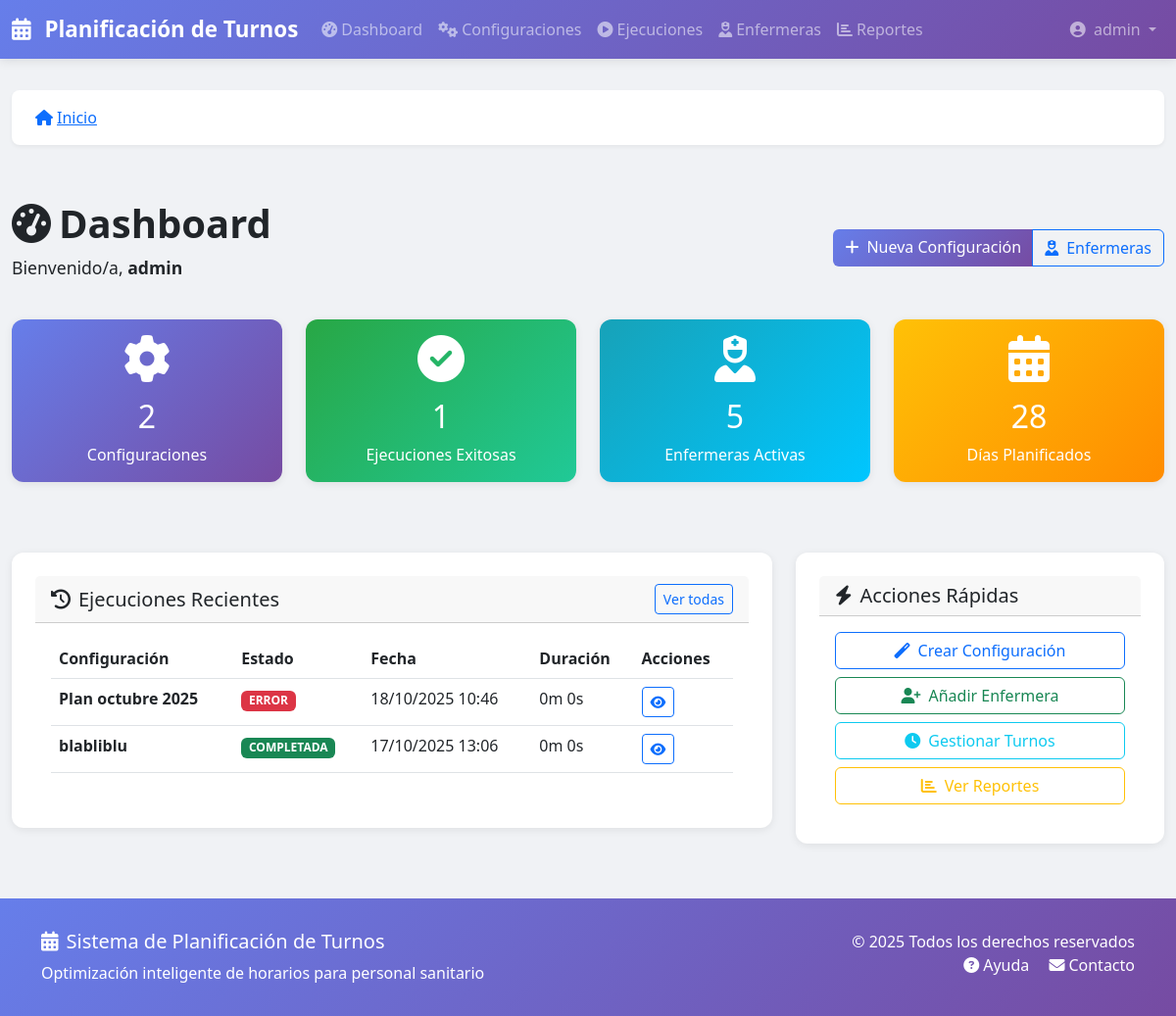
Before: / (signed in) with the older database file.
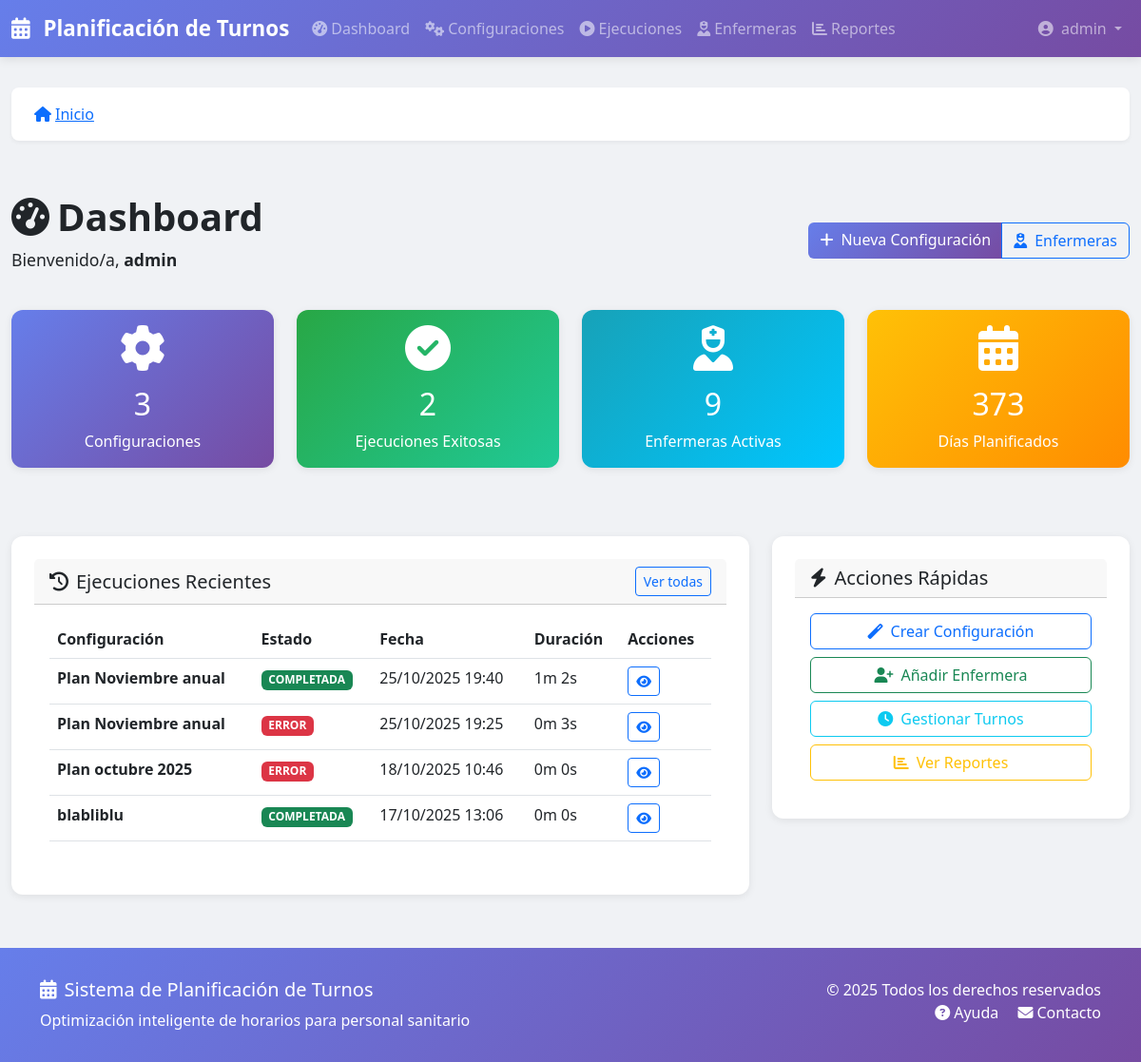
After: the same page with the newer database file.
### turnos/models.py (models this page shows, shortened)
class Ejecucion(models.Model):
    ESTADO_CHOICES = [
        ('PENDIENTE', _('Pendiente')),
        ('PROCESANDO', _('Procesando')),
        ('COMPLETADA', _('Completada')),
        ('ERROR', _('Error')),
    ]
    configuracion = models.ForeignKey(
        ConfiguracionPlanificacion,
        on_delete=models.CASCADE,
        related_name='ejecuciones',
        verbose_name=_('Configuración')
    )
    estado = models.CharField(_('Estado'), max_length=20, choices=ESTADO_CHOICES, default='PENDIENTE')
    fecha_inicio = models.DateTimeField(_('Fecha de inicio'), auto_now_add=True)
    fecha_fin = models.DateTimeField(_('Fecha de fin'), null=True, blank=True)
    es_optima = models.BooleanField(_('Es óptima'), default=False)
    penalizacion_total = models.FloatField(_('Penalización total'), null=True, blank=True)
    resultado = models.JSONField(_('Resultado'), default=dict, blank=True)
    mensajes = models.JSONField(_('Mensajes'), default=dict, blank=True)
    planilla = models.ForeignKey(
        'Planilla',
        on_delete=models.SET_NULL,
        null=True,
        blank=True,
        related_name='ejecucion_generada',
        verbose_name=_('Planilla')
    )
    class Meta:
        verbose_name = _('Ejecución')
        verbose_name_plural = _('Ejecuciones')
        ordering = ['-fecha_inicio']
    @property
    def duracion(self):
        if self.fecha_fin and self.fecha_inicio:
            delta = self.fecha_fin - self.fecha_inicio
            return delta.total_seconds()
        return None

class ConfiguracionPlanificacion(models.Model):
    nombre = models.CharField(_('Nombre'), max_length=200)
    descripcion = models.TextField(_('Descripción'), blank=True)
    activa = models.BooleanField(_('Activa'), default=True)
    num_dias = models.IntegerField(
        _('Número de días'),
        validators=[MinValueValidator(7), MaxValueValidator(365)]
    )
    fecha_inicio = models.DateField(_('Fecha de inicio'))
    enfermeras = models.ManyToManyField(Enfermera, verbose_name=_('Enfermeras'))
    turnos = models.ManyToManyField(TipoTurno, verbose_name=_('Turnos'))
    demanda_por_turno = models.JSONField(
        _('Demanda por turno'),
        default=dict,
        blank=True  # <-- AÑADIDO
    )
    restricciones_duras = models.JSONField(
        _('Restricciones duras'),
        default=list,
        blank=True  # <-- AÑADIDO
    )
    restricciones_blandas = models.JSONField(
        _('Restricciones blandas'),
        default=list,
        blank=True  # <-- AÑADIDO
    )
    num_trabajadores = models.IntegerField(
        _('Número de trabajadores paralelos'),
        default=4,
        validators=[MinValueValidator(1), MaxValueValidator(8)]
    )
    tiempo_maximo_segundos = models.IntegerField(
        _('Tiempo máximo en segundos'),
        default=60,
        validators=[MinValueValidator(10), MaxValueValidator(600)]
    )
    seed = models.IntegerField(_('Semilla aleatoria'), null=True, blank=True)
    creado_por = models.ForeignKey(User, on_delete=models.SET_NULL, null=True, verbose_name=_('Creado por'))
    fecha_creacion = models.DateTimeField(_('Fecha de creación'), auto_now_add=True, editable=False)
    fecha_modificacion = models.DateTimeField(_('Fecha de modificación'), auto_now=True, editable=False)
    class Meta:
        verbose_name = _('Configuración de Planificación')
        verbose_name_plural = _('Configuraciones de Planificación')
        ordering = ['-fecha_creacion']

### turnos/views.py (the view)
# urls.py: path('', views.DashboardView.as_view(), name='dashboard'),
class DashboardView(LoginRequiredMixin, TemplateView):
    template_name = 'turnos/dashboard.html'
    def get_context_data(self, **kwargs):
        context = super().get_context_data(**kwargs)
        stats = {
            'total_configuraciones': ConfiguracionPlanificacion.objects.count(),
            'ejecuciones_exitosas': Ejecucion.objects.filter(estado='COMPLETADA').count(),
            'enfermeras_activas': Enfermera.objects.filter(activa=True).count(),
            'dias_planificados': AsignacionTurno.objects.values('fecha').distinct().count(),
        }
        ejecuciones_recientes = Ejecucion.objects.select_related('configuracion').order_by('-fecha_inicio')[:5]
        actividad_reciente = []
        context['stats'] = stats
        context['ejecuciones_recientes'] = ejecuciones_recientes
        context['actividad_reciente'] = actividad_reciente
        return context

### turnos/templatetags/turnos_extras.py (called while the page is built)
@register.filter
def estado_badge(value):
    colors = {
        'PENDIENTE': 'secondary',
        'PROCESANDO': 'warning',
        'COMPLETADA': 'success',
        'ERROR': 'danger'
    }
    color = colors.get(value, 'secondary')
    return mark_safe(f'<span class="badge bg-{color}">{value}</span>')

@register.filter
def format_duration(seconds):
    if seconds is None:
        return '-'
    minutes = int(seconds // 60)
    secs = int(seconds % 60)
    return f'{minutes}m {secs}s'

### backups/backup_20251025_181627/turnos/templates/turnos/dashboard.html (shortened to what the changed rows need)
{% extends 'base.html' %}
{% load static %}
{% load i18n %}
{% load turnos_extras %}
{% block extra_css %}
<link rel="stylesheet" href="{% static 'css/dashboard.css' %}">
{% endblock %}
{% block content %}
<div class="dashboard-container">
    <div class="dashboard-header mb-4">
        <div class="row align-items-center">
            <div class="col-md-8">
                <h2 class="dashboard-title">
                    <i class="fas fa-tachometer-alt me-2"></i>{% trans "Dashboard" %}
                </h2>
            </div>
        </div>
    </div>
    <div class="row mb-4">
        <div class="col-md-3 mb-3">
            <a href="{% url 'turnos:config_lista' %}" class="text-decoration-none">
                <div class="card text-white h-100" style="background: linear-gradient(135deg, #667eea, #764ba2);">
                    <div class="card-body text-center">
                        <i class="fas fa-cog fa-3x mb-3"></i>
                        <h2 class="mb-2">{{ stats.total_configuraciones|default:0 }}</h2>
                        <p class="mb-0">Configuraciones</p>
                    </div>
                </div>
            </a>
        </div>
        <div class="col-md-3 mb-3">
            <a href="{% url 'turnos:ejecucion_lista' %}" class="text-decoration-none">
                <div class="card text-white h-100" style="background: linear-gradient(135deg, #28a745, #20c997);">
                    <div class="card-body text-center">
                        <i class="fas fa-check-circle fa-3x mb-3"></i>
                        <h2 class="mb-2">{{ stats.ejecuciones_exitosas|default:0 }}</h2>
                        <p class="mb-0">Ejecuciones Exitosas</p>
                    </div>
                </div>
            </a>
        </div>
        <div class="col-md-3 mb-3">
            <a href="{% url 'turnos:enfermera_lista' %}" class="text-decoration-none">
                <div class="card text-white h-100" style="background: linear-gradient(135deg, #17a2b8, #00c6ff);">
                    <div class="card-body text-center">
                        <i class="fas fa-user-nurse fa-3x mb-3"></i>
                        <h2 class="mb-2">{{ stats.enfermeras_activas|default:0 }}</h2>
                        <p class="mb-0">Enfermeras Activas</p>
                    </div>
                </div>
            </a>
        </div>
        <div class="col-md-3 mb-3">
            <a href="{% url 'turnos:planilla_lista' %}" class="text-decoration-none">
                <div class="card text-white h-100" style="background: linear-gradient(135deg, #ffc107, #ff8c00);">
                    <div class="card-body text-center">
                        <i class="fas fa-calendar-alt fa-3x mb-3"></i>
                        <h2 class="mb-2">{{ stats.dias_planificados|default:0 }}</h2>
                        <p class="mb-0">Días Planificados</p>
                    </div>
                </div>
            </a>
        </div>
    </div>
    </div>
    <div class="row">
        <div class="col-lg-8">
            <div class="card recent-executions mb-4">
                <div class="card-body">
                    {% if ejecuciones_recientes %}
                    <div class="table-responsive">
                        <table class="table table-hover">
                            <thead>
                                <tr>
                                    <th>{% trans "Configuración" %}</th>
                                    <th>{% trans "Estado" %}</th>
                                    <th>{% trans "Fecha" %}</th>
                                    <th>{% trans "Duración" %}</th>
                                    <th>{% trans "Acciones" %}</th>
                                </tr>
                            </thead>
                            <tbody>
                                {% for ejecucion in ejecuciones_recientes %}
                                <tr>
                                    <td>
                                        <strong>{{ ejecucion.configuracion.nombre }}</strong>
                                    </td>
                                    <td>{{ ejecucion.estado|estado_badge }}</td>
                                    <td>{{ ejecucion.fecha_inicio|date:"d/m/Y H:i" }}</td>
                                    <td>
                                        {% if ejecucion.duracion %}
                                            {{ ejecucion.duracion|format_duration }}
                                        {% else %}
                                            -
                                        {% endif %}
                                    </td>
                                    <td>
                                        <a href="{% url 'turnos:ejecucion_detalle' ejecucion.id %}"
                                           class="btn btn-sm btn-outline-primary">
                                            <i class="fas fa-eye"></i>
                                        </a>
                                    </td>
                                </tr>
                                {% endfor %}
                            </tbody>
                        </table>
                    </div>
                    {% else %}
                    <p class="text-center text-muted py-4">
                        {% trans "No hay ejecuciones recientes" %}
                    </p>
                    {% endif %}
                </div>
            </div>
        </div>
    </div>
</div>
{% endblock %}

Changed rows visible on the page:
added Ejecucion: configuracion.nombre "Plan Noviembre anual", estado|estado_badge "COMPLETADA", fecha_inicio "25/10/2025 19:40", duracion "1m 2s"
added Ejecucion: configuracion.nombre "Plan Noviembre anual", estado|estado_badge "ERROR", fecha_inicio "25/10/2025 19:25", duracion "0m 3s"
Other visible differences:
{{ stats.total_configuraciones|default:0 }}: "2" → "3"
{{ stats.ejecuciones_exitosas|default:0 }}: "1" → "2"
{{ stats.enfermeras_activas|default:0 }}: "5" → "9"
{{ stats.dias_planificados|default:0 }}: "28" → "373"
